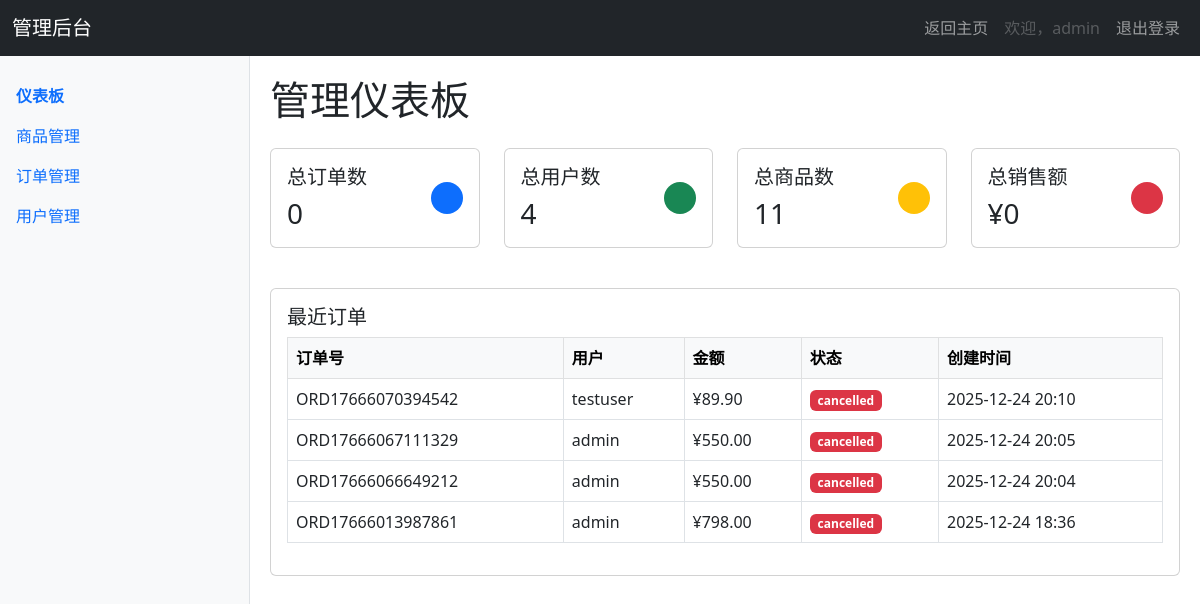
The page /admin/dashboard (signed in) on the database its author committed.
### app/models.py (models this page shows, shortened)
class User(UserMixin, db.Model):
    __tablename__ = 'users'
    id = db.Column(db.Integer, primary_key=True)
    username = db.Column(db.String(64), unique=True, nullable=False, index=True)
    email = db.Column(db.String(120), unique=True, nullable=False, index=True)
    password_hash = db.Column(db.String(256), nullable=False)
    is_admin = db.Column(db.Boolean, default=False)
    is_active = db.Column(db.Boolean, default=True)
    created_at = db.Column(db.DateTime, default=datetime.utcnow)
    last_login = db.Column(db.DateTime)
    phone = db.Column(db.String(20))
    address = db.Column(db.Text)
    avatar = db.Column(db.String(200), default='default_avatar.png')
    carts = db.relationship('Cart', backref='user', lazy='dynamic')
    orders = db.relationship('Order', backref='user', lazy='dynamic')
    reviews = db.relationship('Review', backref='user', lazy='dynamic')
    logs = db.relationship('UserLog', backref='user', lazy='dynamic')

class Order(db.Model):
    __tablename__ = 'orders'
    id = db.Column(db.Integer, primary_key=True)
    order_number = db.Column(db.String(50), unique=True, nullable=False)
    user_id = db.Column(db.Integer, db.ForeignKey('users.id'), nullable=False)
    total_amount = db.Column(db.Numeric(10, 2), nullable=False)
    status = db.Column(db.Enum('pending', 'paid', 'shipped', 'delivered', 'cancelled'),
                       default='pending')
    shipping_address = db.Column(db.Text)
    payment_method = db.Column(db.String(50))
    notes = db.Column(db.Text)
    created_at = db.Column(db.DateTime, default=datetime.utcnow)
    updated_at = db.Column(db.DateTime, default=datetime.utcnow, onupdate=datetime.utcnow)
    items = db.relationship('OrderItem', backref='order', lazy='dynamic', cascade='all, delete-orphan')

### app/admin/routes.py (the view)
@admin.route('/dashboard')
@admin_required
def dashboard():
    total_orders = Order.query.filter_by(status='pending').count()
    total_users = User.query.count()
    total_products = Product.query.count()
    total_revenue = db.session.query(db.func.sum(Order.total_amount)).filter_by(status='pending').scalar() or 0
    recent_orders = Order.query.order_by(Order.created_at.desc()).limit(5).all()
    return render_template('dashboard.html',
                         total_orders=total_orders,
                         total_users=total_users,
                         total_products=total_products,
                         total_revenue=total_revenue,
                         recent_orders=recent_orders)

### app/admin/routes.py (called while the page is built)
def admin_required(f):
    from functools import wraps
    @wraps(f)
    def decorated_function(*args, **kwargs):
        if not current_user.is_authenticated or not current_user.is_admin:
            abort(403)
        return f(*args, **kwargs)
    return decorated_function

@admin.before_request
@login_required
def check_admin():
    if not current_user.is_admin:
        abort(403)

### app/context_processors.py (called while the page is built)
def inject_now():
    return {'now': datetime.utcnow()}

def inject_categories():
    try:
        categories = Category.query.order_by(Category.name).all()
        return {'categories': categories}
    except:
        return {'categories': []}

def inject_cart_info():
    from flask_login import current_user
    cart_items_count = 0
    cart_total_amount = 0
    if current_user.is_authenticated:
        try:
            cart = Cart.query.filter_by(user_id=current_user.id).first()
            if cart:
                cart_items_count = cart.total_quantity
                cart_total_amount = float(cart.total_price)
        except:
            pass
    return {
        'cart_items_count': cart_items_count,
        'cart_total_amount': cart_total_amount
    }

### app/models.py (called while the page is built)
@login_manager.user_loader
def load_user(user_id):
    return User.query.get(int(user_id))

    @property
    def total_price(self):
        return sum(item.subtotal for item in self.items)

    @property
    def total_quantity(self):
        return sum(item.quantity for item in self.items)

### app/admin/templates/dashboard.html (shortened to what this page needs)
{% extends "admin_base.html" %}
{% block content %}
    <h1 class="mb-4">管理仪表板</h1>
    <div class="row mb-4">
        <div class="col-md-3 mb-3">
            <div class="card">
                <div class="card-body">
                    <div class="d-flex justify-content-between align-items-center">
                        <div>
                            <h5 class="card-title">总订单数</h5>
                            <h3 class="card-text">{{ total_orders }}</h3>
                        </div>
                        <div class="bg-primary text-white p-3 rounded-circle">
                        </div>
                    </div>
                </div>
            </div>
        </div>
        <div class="col-md-3 mb-3">
            <div class="card">
                <div class="card-body">
                    <div class="d-flex justify-content-between align-items-center">
                        <div>
                            <h5 class="card-title">总用户数</h5>
                            <h3 class="card-text">{{ total_users }}</h3>
                        </div>
                        <div class="bg-success text-white p-3 rounded-circle">
                        </div>
                    </div>
                </div>
            </div>
        </div>
        <div class="col-md-3 mb-3">
            <div class="card">
                <div class="card-body">
                    <div class="d-flex justify-content-between align-items-center">
                        <div>
                            <h5 class="card-title">总商品数</h5>
                            <h3 class="card-text">{{ total_products }}</h3>
                        </div>
                        <div class="bg-warning text-white p-3 rounded-circle">
                        </div>
                    </div>
                </div>
            </div>
        </div>
        <div class="col-md-3 mb-3">
            <div class="card">
                <div class="card-body">
                    <div class="d-flex justify-content-between align-items-center">
                        <div>
                            <h5 class="card-title">总销售额</h5>
                            <h3 class="card-text">¥{{ total_revenue }}</h3>
                        </div>
                        <div class="bg-danger text-white p-3 rounded-circle">
                        </div>
                    </div>
                </div>
            </div>
        </div>
    </div>
    <div class="card mb-4">
        <div class="card-body">
            <h5 class="card-title">最近订单</h5>
            <div class="table-responsive">
                <table class="table table-bordered table-hover">
                    <thead class="table-light">
                        <tr>
                            <th>订单号</th>
                            <th>用户</th>
                            <th>金额</th>
                            <th>状态</th>
                            <th>创建时间</th>
                        </tr>
                    </thead>
                    <tbody>
                        {% for order in recent_orders %}
                            <tr>
                                <td>{{ order.order_number }}</td>
                                <td>{{ order.user.username }}</td>
                                <td>¥{{ order.total_amount }}</td>
                                <td>
                                    <span class="badge {% if order.status == 'paid' %}bg-success{% elif order.status == 'pending' %}bg-warning{% else %}bg-danger{% endif %}">
                                        {{ order.status }}
                                    </span>
                                </td>
                                <td>{{ order.created_at.strftime('%Y-%m-%d %H:%M') }}</td>
                            </tr>
                        {% else %}
                            <tr>
                                <td colspan="5" class="text-center">暂无订单</td>
                            </tr>
                        {% endfor %}
                    </tbody>
                </table>
            </div>
        </div>
    </div>
{% endblock %}

### app/admin/templates/admin_base.html (shortened to what this page needs)
<!DOCTYPE html>
<html lang="zh-CN">
<head>
    <link href="https://cdn.jsdelivr.net/npm/bootstrap@5.3.0/dist/css/bootstrap.min.css" rel="stylesheet">
</head>
<body>
    <nav class="navbar navbar-expand-lg navbar-dark bg-dark">
        <div class="container-fluid">
            <a class="navbar-brand" href="{{ url_for('admin.dashboard') }}">管理后台</a>
            <div class="collapse navbar-collapse justify-content-end" id="navbarNav">
                <ul class="navbar-nav">
                    <li class="nav-item">
                        <a class="nav-link" href="{{ url_for('main.index') }}">返回主页</a>
                    </li>
                    <li class="nav-item">
                        <span class="nav-link disabled">欢迎，{{ current_user.username }}</span>
                    </li>
                    <li class="nav-item">
                        <a class="nav-link" href="{{ url_for('auth.logout') }}">退出登录</a>
                    </li>
                </ul>
            </div>
        </div>
    </nav>
    <div class="d-flex">
        <div class="sidebar">
            <ul class="nav flex-column">
                <li class="nav-item">
                    <a class="nav-link {% if request.endpoint == 'admin.dashboard' %}active{% endif %}" href="{{ url_for('admin.dashboard') }}">仪表板</a>
                </li>
                <li class="nav-item">
                    <a class="nav-link {% if 'product' in request.endpoint %}active{% endif %}" href="{{ url_for('admin.product_manage') }}">商品管理</a>
                </li>
                <li class="nav-item">
                    <a class="nav-link {% if 'order' in request.endpoint %}active{% endif %}" href="{{ url_for('admin.order_manage') }}">订单管理</a>
                </li>
                <li class="nav-item">
                    <a class="nav-link {% if 'user' in request.endpoint %}active{% endif %}" href="{{ url_for('admin.user_manage') }}">用户管理</a>
                </li>
            </ul>
        </div>
        <div class="content">
            {% block content %}
            {% endblock %}
        </div>
    </div>
</body>
</html>

### app/admin/templates/admin_base.html (style rules this page uses)
body { min-height: 100vh; display: flex; flex-direction: column; }
.sidebar { width: 250px; min-height: calc(100vh - 56px); background-color: #f8f9fa; border-right: 1px solid #dee2e6; padding-top: 20px; }
.content { flex: 1; padding: 20px; }
.nav-link.active { font-weight: bold; color: #0d6efd !important; }

### rows shown on the page
User: username "admin"
Order: order_number "ORD17666070394542", user.username "testuser", total_amount "89.90", status "cancelled", created_at "2025-12-24 20:10"
Order: order_number "ORD17666067111329", user.username "admin", total_amount "550.00", status "cancelled", created_at "2025-12-24 20:05"
Order: order_number "ORD17666066649212", user.username "admin", total_amount "550.00", status "cancelled", created_at "2025-12-24 20:04"
Order: order_number "ORD17666013987861", user.username "admin", total_amount "798.00", status "cancelled", created_at "2025-12-24 18:36"

### other values the page prints
{{ total_orders }} "0"
{{ total_users }} "4"
{{ total_products }} "11"
{{ total_revenue }} "0"
